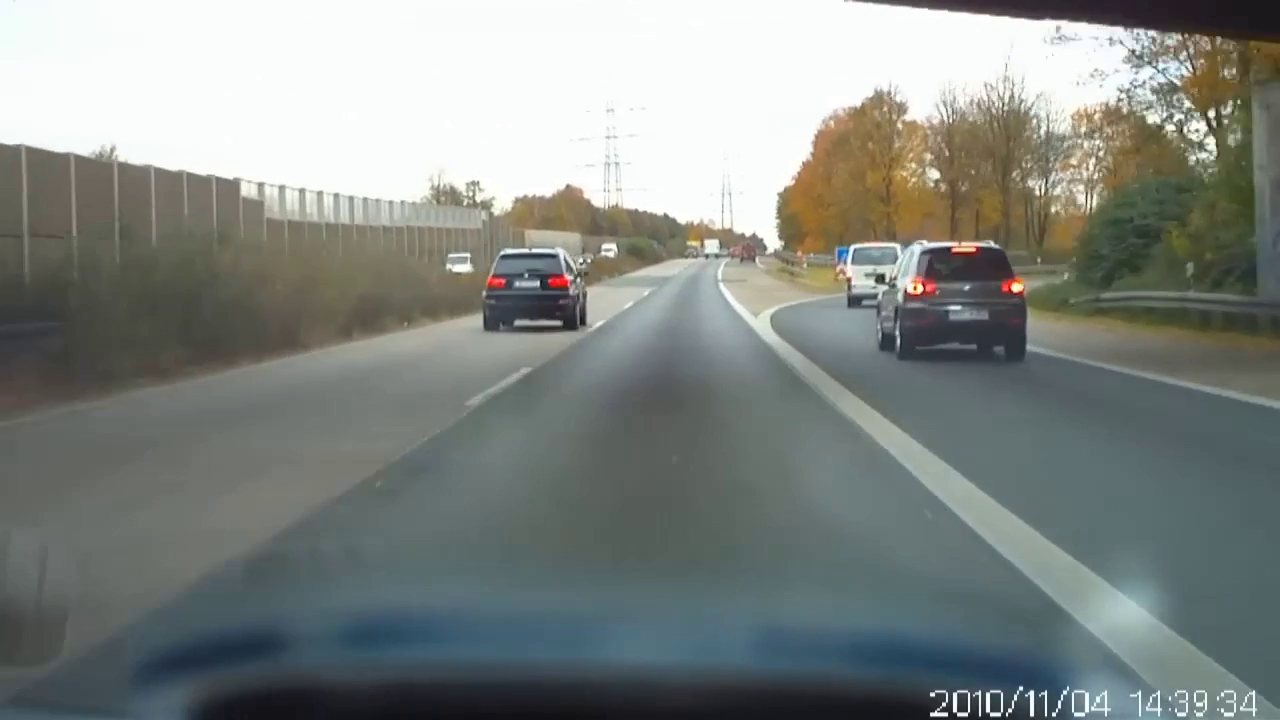
#> input picture frame 20 of random_german_Autobahn_short.mp4, 1280 x 720 px, given in place of random_german_Autobahn.mp4, which was not available
$ python lane_tracking.py
#> lines starting #> are read from the running program, lines starting #| are printed output that depends on the picture; after the words box and inside, x2 and y2 are one past the last pixel; in counts of white or black regions, pixels touching at a corner belong together; pictures that were not available may be replaced by others from this repository, and a replacement may not be noted
#> further down, frame is the input picture: shape (720, 1280, 3); mean B, G, R 131.5, 135.3, 129.7
import cv2
import numpy as np

def make_points(image, line):
    try:
        slope, intercept = line
        y1 = int(image.shape[0])
        y2 = int(y1 * 3 / 5)
        x1 = int((y1 - intercept) / slope)
        x2 = int((y2 - intercept) / slope)
        return [x1, y1, x2, y2]
    except Exception as e:
        print(f"Error in make_points: {e}")
        return None

def average_slope_intercept(image, lines):
    left_fit = []
    right_fit = []
    if lines is None:
        return None
    for line in lines:
        for x1, y1, x2, y2 in line:
            if x2 - x1 == 0:
                continue
            fit = np.polyfit((x1, x2), (y1, y2), 1)
            slope = fit[0]
            intercept = fit[1]
            if slope < 0:
                left_fit.append((slope, intercept))
            else:
                right_fit.append((slope, intercept))

    if left_fit:
        left_fit_average = np.average(left_fit, axis=0)
        left_line = make_points(image, left_fit_average)
    else:
        left_line = None

    if right_fit:
        right_fit_average = np.average(right_fit, axis=0)
        right_line = make_points(image, right_fit_average)
    else:
        right_line = None

    return left_line, right_line

def canny(img):
    gray = cv2.cvtColor(img, cv2.COLOR_RGB2GRAY)
    blur = cv2.GaussianBlur(gray, (5, 5), 0)
    canny = cv2.Canny(blur, 50, 130)  # change the values here, if its not having the right range of edges.
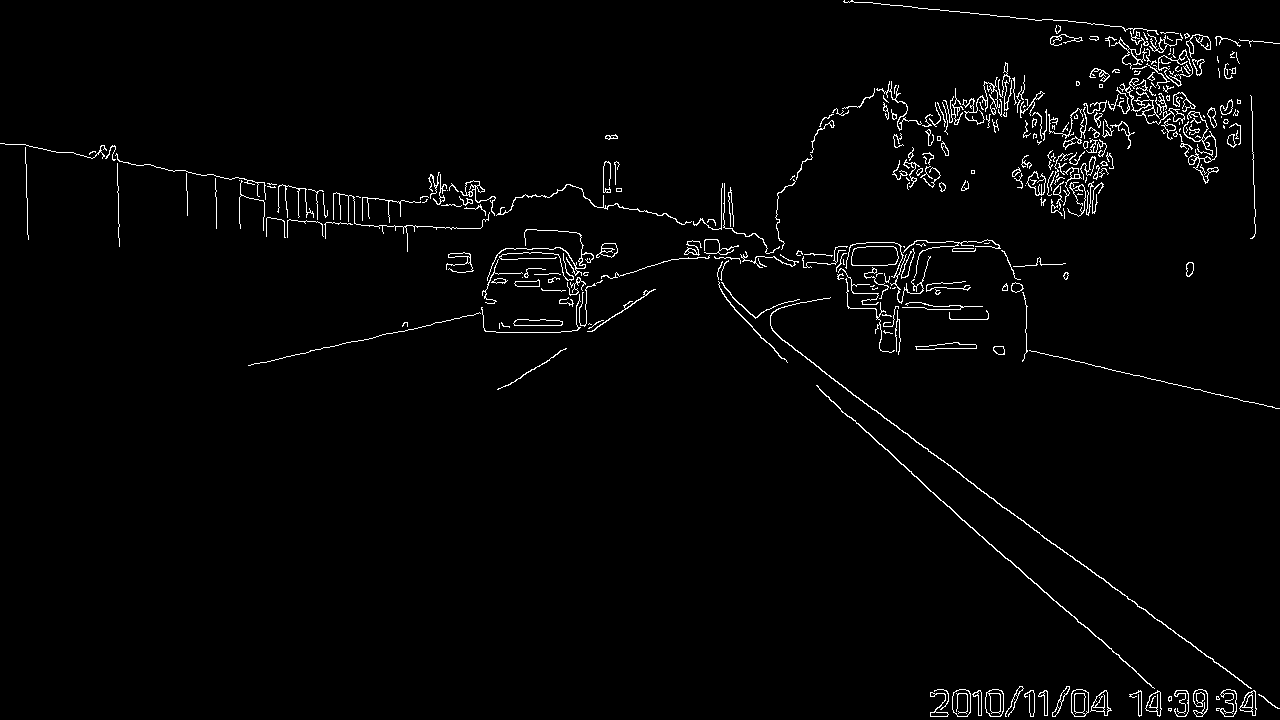
#> canny: shape (720, 1280); 2.2% white in thin lines or dots
    return canny

def display_lines(img, lines):
    line_image = np.zeros_like(img)
    if lines is not None:
        for line in lines:
            if line is not None:
                try:
                    x1, y1, x2, y2 = line
                    cv2.line(line_image, (int(x1), int(y1)), (int(x2), int(y2)), (255, 0, 0), 10)
                except Exception as e:
                    print(f"Error in display_lines: {e}")
    return line_image

def region_of_interest(canny):
    height = canny.shape[0]
    width = canny.shape[1]
    mask = np.zeros_like(canny)

    triangle = np.array([
        [(0, height),
         (width, height),
         (width, int(height/2)),
         (0, int(height/2))]], np.int32)

    cv2.fillPoly(mask, triangle, 255)
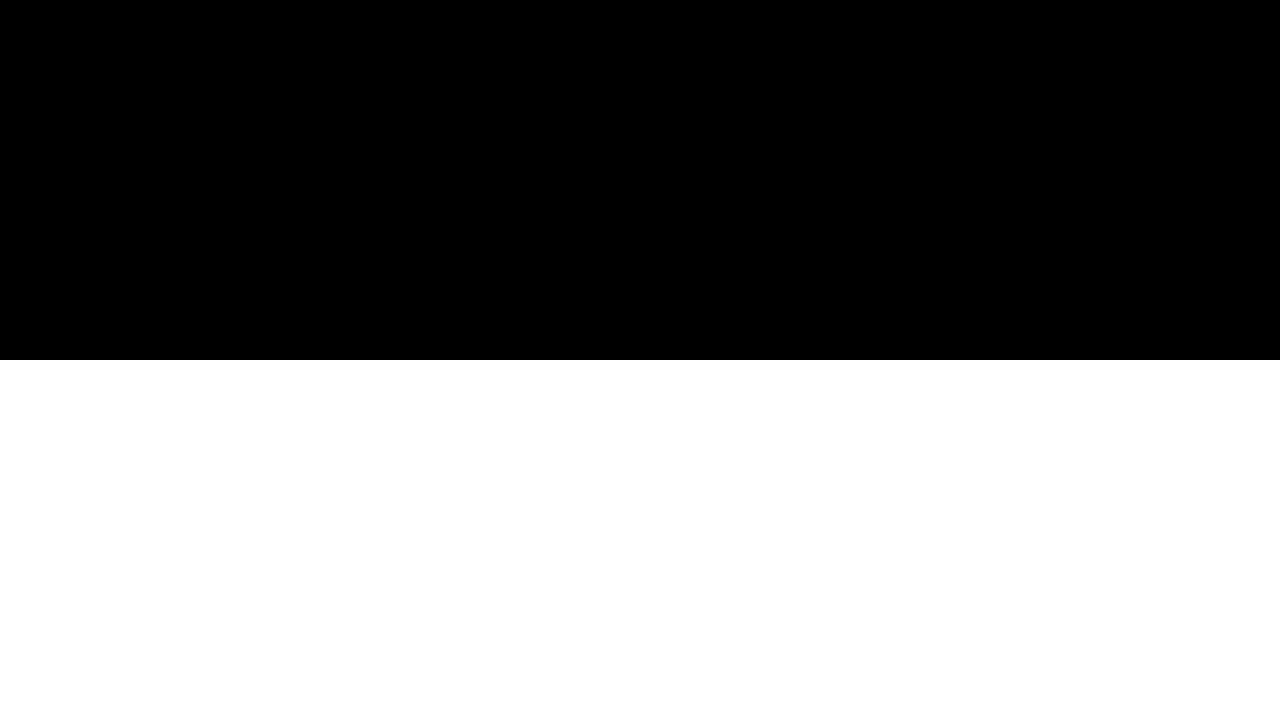
#> mask: shape (720, 1280); 50% white; 1 white region, box (x1, y1, x2, y2) and area: (0, 360, 1280, 720) 460800
    masked_image = cv2.bitwise_and(canny, mask)
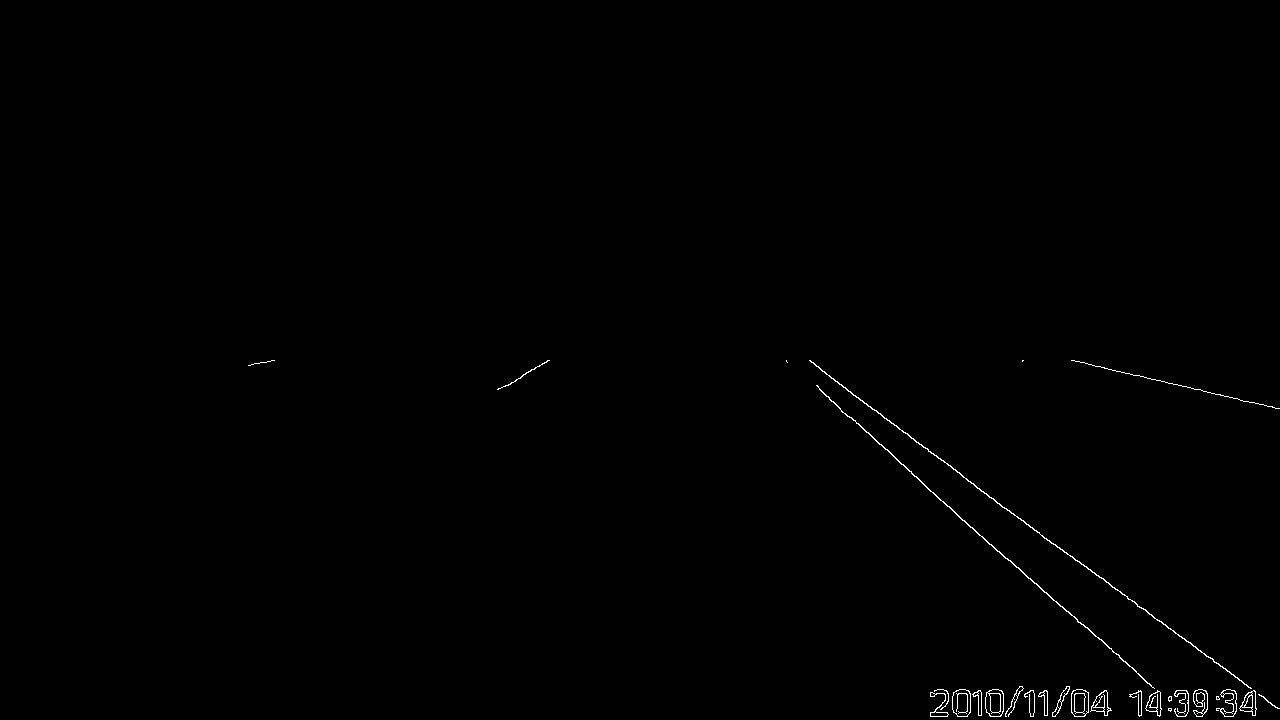
#> masked_image: shape (720, 1280); 0.39% white in thin lines or dots, all inside (x1, y1, x2, y2) = (248, 360, 1280, 717)
    return masked_image

cap = cv2.VideoCapture("/Users/floriangrassl/Documents/autonomousRCcar/random_german_Autobahn.mp4")
while cap.isOpened():
    ret, frame = cap.read()
    if not ret:
        break
    canny_image = canny(frame)
    cropped_canny = region_of_interest(canny_image)
    lines = cv2.HoughLinesP(cropped_canny, 2, np.pi/180, 100, np.array([]), minLineLength=40, maxLineGap=5)
#> lines = 13 rows, first 6: [977, 488, 1254, 690], [821, 391, 885, 449], [999, 551, 1066, 611], [930, 693, 1003, 693], [930, 712, 970, 712], [1071, 360, 1239, 399]
    averaged_lines = average_slope_intercept(frame, lines)
#> the loop in average_slope_intercept, `for line in lines:` made 13 passes
#> after the loop in average_slope_intercept, `for line in lines:`: left_fit = []; right_fit = [(0.729, -224.5), (0.906, -353), (0.896, -343.6), (1.6e-15, 693), (6.21e-16, 712), (0.232, 111.4), (0.933, -377.6), (0.732, -230.3), (0.902, -352.5), (0.754, -249.7), (0.904, -351.6), (0.728, -222.9), (0.748, -243.9)]
#> in average_slope_intercept, `right_fit_average = np.average(right_fit, axis=0)`: right_fit_average = [0.651, -110.3]
#> in make_points, `slope, intercept = line`: slope = 0.651; intercept = -110.3
#> in make_points, `x1 = int((y1 - intercept) / slope)`: x1 = 1275
#> in make_points, `x2 = int((y2 - intercept) / slope)`: x2 = 832
#> in average_slope_intercept, `right_line = make_points(image, right_fit_average)`: right_line = [1275, 720, 832, 432]
    if averaged_lines:
        line_image = display_lines(frame, averaged_lines)
#> the loop in display_lines, `for line in lines:` made 2 passes
        combo_image = cv2.addWeighted(frame, 0.8, line_image, 1, 1)
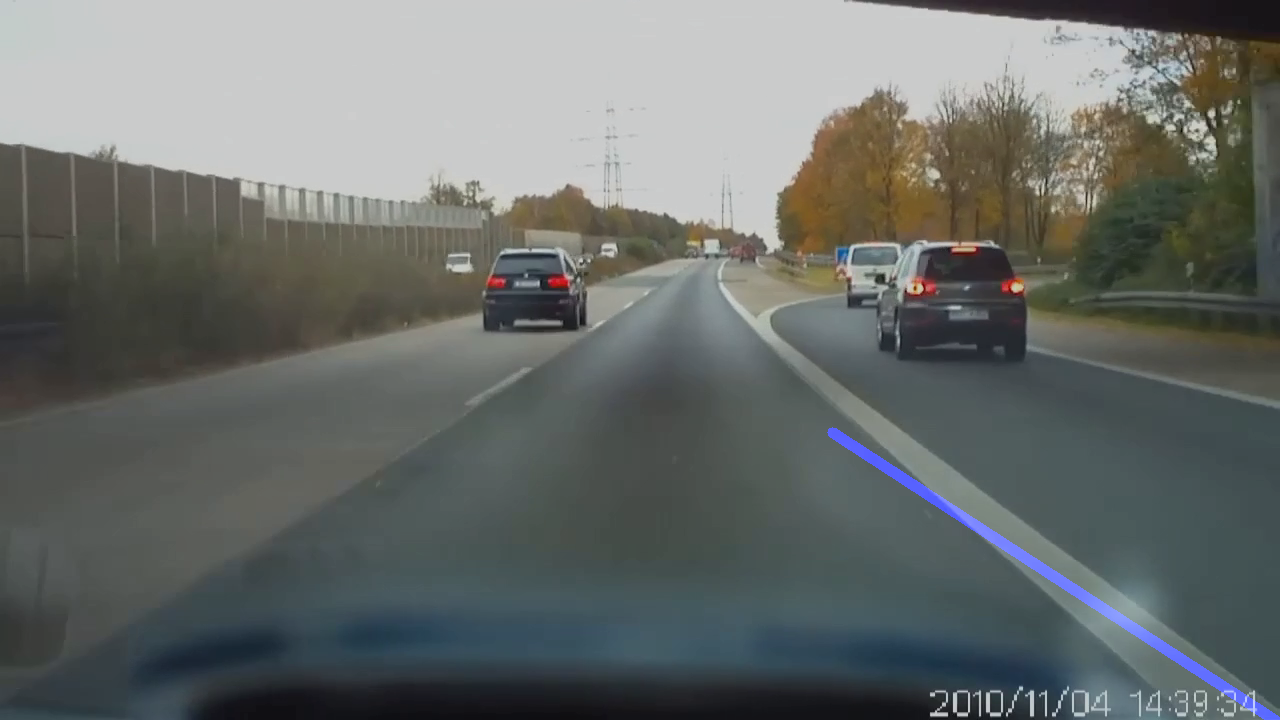
#> combo_image: shape (720, 1280, 3); mean B, G, R 107, 109.2, 104.8
        cv2.imshow("result", combo_image)
    if cv2.waitKey(1) & 0xFF == ord('q'):
#> (key q is pressed here)
        break

cap.release()
cv2.destroyAllWindows()

$ run again, starting later in the video
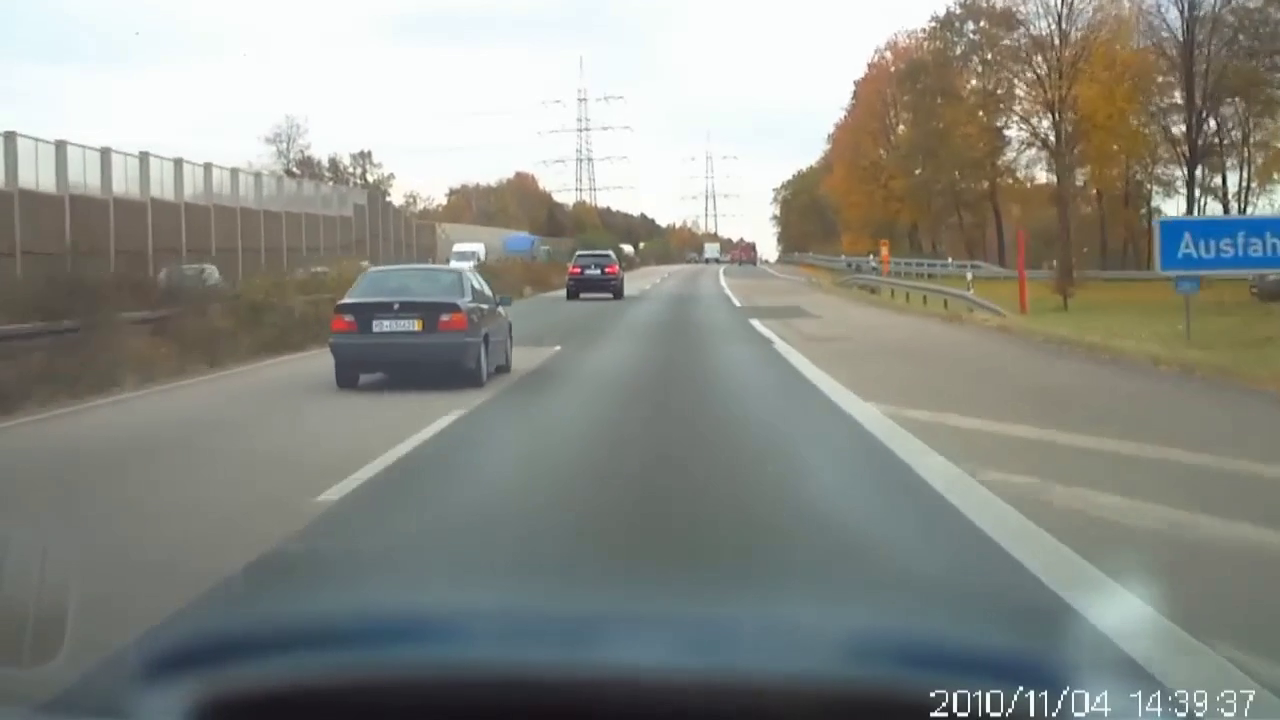
#> input picture frame 91 of random_german_Autobahn_short.mp4, 1280 x 720 px, given in place of random_german_Autobahn.mp4, which was not available
#> frame is the input picture: shape (720, 1280, 3); mean B, G, R 134.2, 141, 138.9
#> in canny, `canny = cv2.Canny(blur, 50, 130)`:
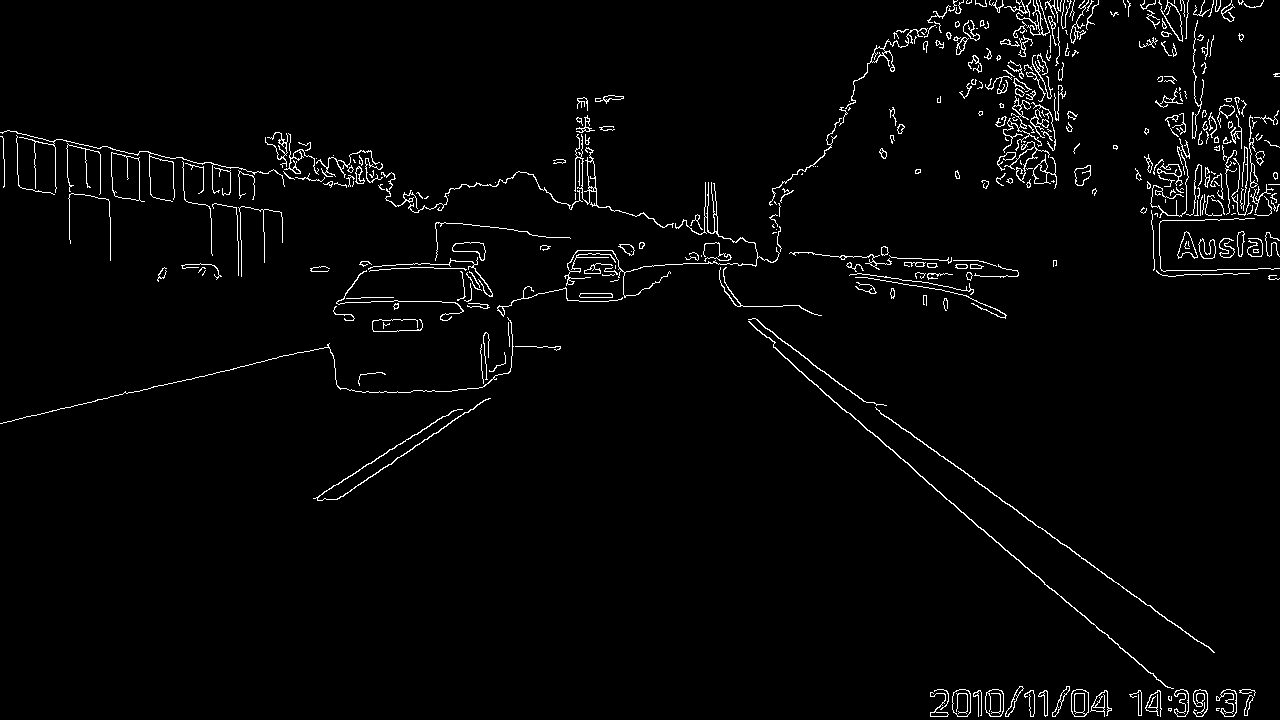
#> canny: shape (720, 1280); 2.5% white in thin lines or dots
#> mask: shape (720, 1280); 50% white; 1 white region, box (x1, y1, x2, y2) and area: (0, 360, 1280, 720) 460800
#> masked_image: shape (720, 1280); 0.46% white in thin lines or dots, all inside (x1, y1, x2, y2) = (0, 360, 1256, 717)
#> lines = [[1051, 588, 1109, 638], [888, 417, 1197, 641], [788, 360, 1077, 611], [930, 712, 970, 712], [337, 499, 485, 399], [0, 423, 109, 397], [930, 693, 1003, 693], [323, 492, 454, 410], [809, 361, 864, 401], [97, 399, 212, 374], [876, 409, 948, 461]]
#> the loop in average_slope_intercept, `for line in lines:` made 11 passes
#> after the loop in average_slope_intercept, `for line in lines:`: left_fit = [(-0.676, 726.7), (-0.239, 423), (-0.626, 694.2), (-0.217, 420.1)]; right_fit = [(0.862, -318), (0.725, -226.7), (0.869, -324.4), (6.21e-16, 712), (1.6e-15, 693), (0.727, -227.4), (0.722, -223.7)]
#> left_fit_average = [-0.439, 566]
#> slope = -0.439; intercept = 566
#> in make_points, `x1 = int((y1 - intercept) / slope)`: x1 = -350
#> in make_points, `x2 = int((y2 - intercept) / slope)`: x2 = 304
#> left_line = [-350, 720, 304, 432]
#> right_fit_average = [0.558, 12.12]
#> right_line = [1268, 720, 752, 432]
#> averaged_lines = ([-350, 720, 304, 432], [1268, 720, 752, 432])
#> the loop in display_lines, `for line in lines:` made 2 passes
#> `combo_image = cv2.addWeighted(frame, 0.8, line_image, 1, 1)`:
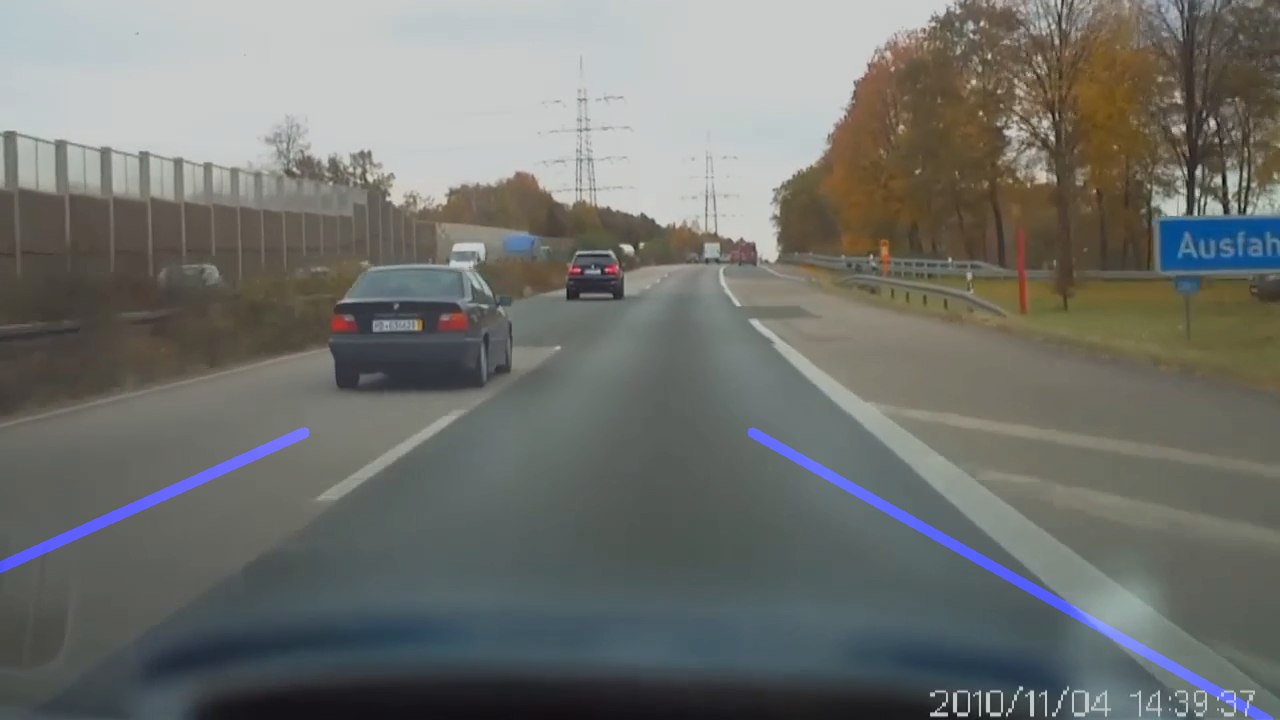
#> combo_image: shape (720, 1280, 3); mean B, G, R 109.9, 113.8, 112.2
